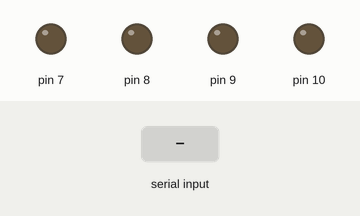
Simulated run of this sketch. Board: Arduino Uno, built with avr-gcc and run on an emulated ATmega328P. On the bench: output pins drawn as LEDs (lit = HIGH). The inputs (shaded band) are chosen by the test bench. What the sketch prints to the serial monitor is not drawn.

Above: at 1.2 s.
1.3 s: "A" received over Serial
At 2.5 s:
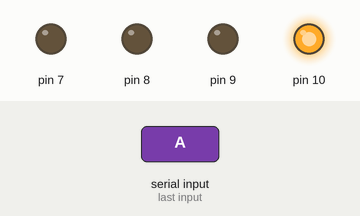
2.8 s: "D" received over Serial
At 3.8 s:
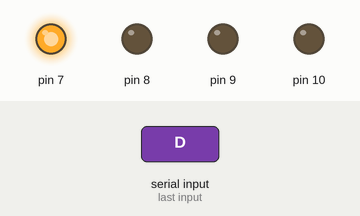
4.3 s: "W" received over Serial
At 5.0 s:
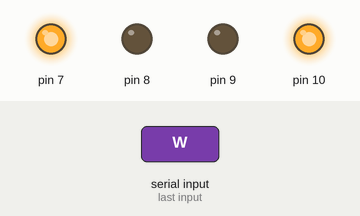
5.8 s: "S" received over Serial
At 6.1 s:
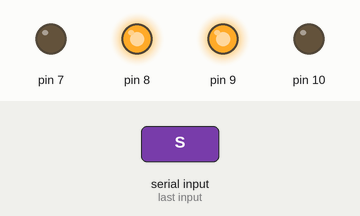
7.3 s: "g" received over Serial
At 8.5 s:
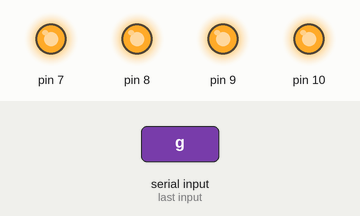
8.8 s: "a" received over Serial
At 9.6 s:
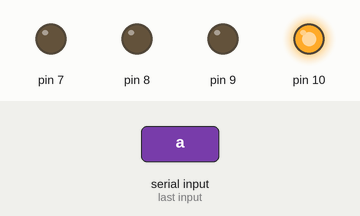
Timing chart, 0 to 11.3 s (numbered marks = the images above; inputs shaded):
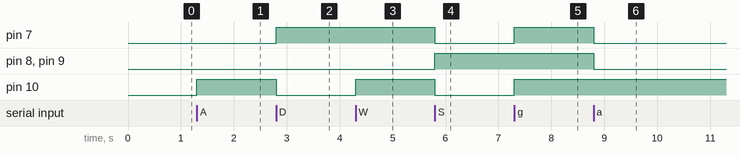

The sketch:

read_pc_keyboard_input.ino
```cpp
int a = 0;
void setup()
{
  // put your setup code here, to run once:
  Serial.begin(9600);
  pinMode(7, OUTPUT);
  pinMode(8, OUTPUT);
  pinMode(9, OUTPUT);
  pinMode(10, OUTPUT);
}

void loop()
{
  // put your main code here, to run repeatedly:
  a = Serial.read();
  if ((a == 'A') || (a == 'a'))
  {
    digitalWrite(10, HIGH);
    digitalWrite(9, LOW);
    digitalWrite(8, LOW);
    digitalWrite(7, LOW);
    Serial.print("LEFT");
    delay(1000);
  }
  if ((a == 'D') || (a == 'd'))
  {
    digitalWrite(10, LOW);
    digitalWrite(9, LOW);
    digitalWrite(8, LOW);
    digitalWrite(7, HIGH);
    Serial.print("RIGHT");
  }
  if ((a == 'W') || (a == 'w'))
  {
    digitalWrite(10, HIGH);
    digitalWrite(9, LOW);
    digitalWrite(8, LOW);
    digitalWrite(7, HIGH);
    Serial.print("FORWARD");
  }
  if ((a == 'S') || (a == 's'))
  {
    digitalWrite(10, LOW);
    digitalWrite(9, HIGH);
    digitalWrite(8, HIGH);
    digitalWrite(7, LOW);
    Serial.print("BACKWARD");
  }
  if ((a == 'g') || (a == 'G'))
  {
    digitalWrite(10, HIGH);
    digitalWrite(9, HIGH);
    digitalWrite(8, HIGH);
    digitalWrite(7, HIGH);
    Serial.print("TESTING ALL LED MUST GLOW");
  }
}
```

Measured:
- after the input at 1.3 s, pin 10: LOW → HIGH at once
- after the input at 2.8 s, pin 7: LOW → HIGH at once; pin 10: HIGH → LOW at once
- after the input at 4.3 s, pin 10: LOW → HIGH at once
- after the input at 5.8 s, pin 7, pin 10: HIGH → LOW at once; pin 8, pin 9: LOW → HIGH at once
- after the input at 7.3 s, pin 7, pin 10: LOW → HIGH at once
- after the input at 8.8 s, pin 7–9: HIGH → LOW at once
